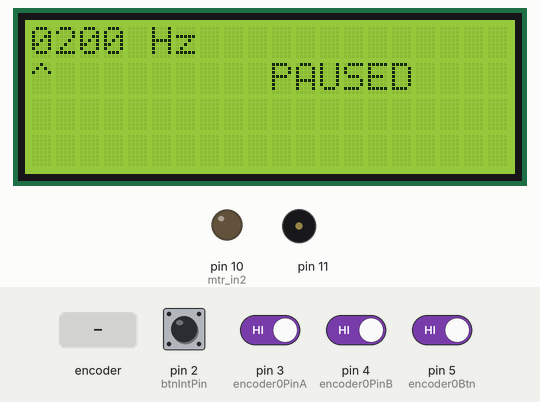
This sketch was run on a simulated Arduino Uno, built with avr-gcc and run on an emulated ATmega328P. On the bench: 20×4 character LCD, output pins drawn as LEDs (lit = HIGH), buzzer (waves = sounding). Inputs (shaded band) come from the test bench; at power-on: pin 2 (btnIntPin), pin 3 (encoder0PinA), pin 4 (encoder0PinB), pin 5 (encoder0Btn) HIGH. What the sketch prints to the serial monitor is not drawn.

Above: at 2.2 s.
2.3 s: pin 2 (btnIntPin) pulled LOW for 0.15 s
At 3.4 s:
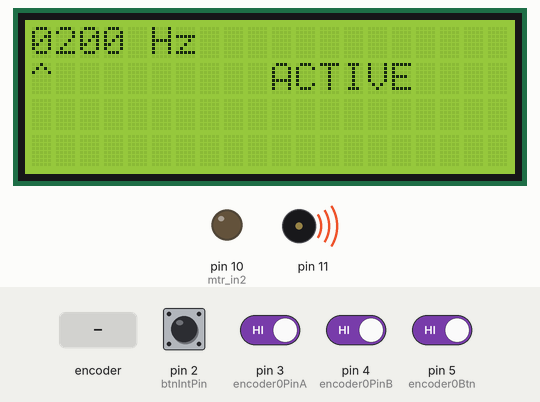
3.9 s: pin 5 (encoder0Btn) driven LOW
6.9 s: rotary encoder on pin 3 (encoder0PinA) / pin 4 (encoder0PinB) turned 1 step (first pin leading)
At 9.0 s:
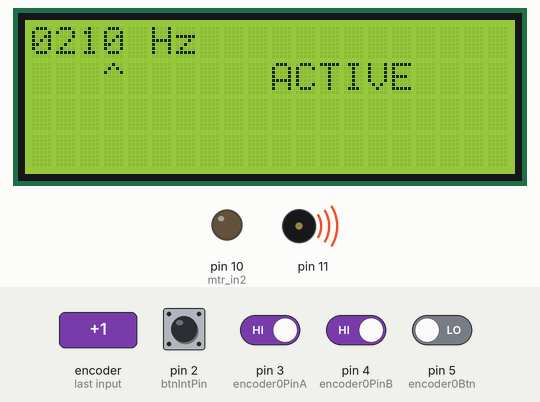
10.1 s: pin 2 (btnIntPin) pulled LOW for 1 s
At 12.3 s:
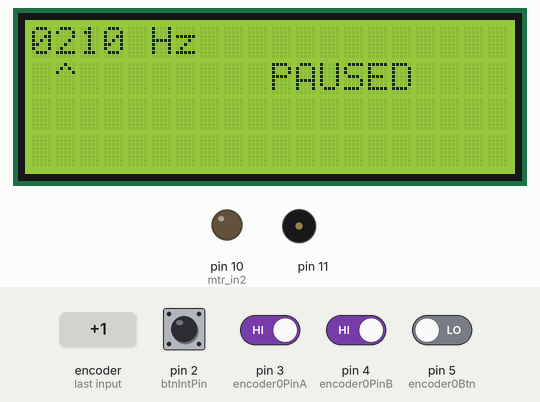
14.1 s: pin 5 (encoder0Btn) driven HIGH
15.6 s: pin 5 (encoder0Btn) driven LOW
Timing chart, 0 to 18.6 s (numbered marks = the images above; inputs shaded):
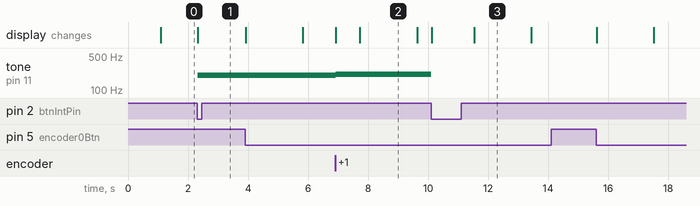

The sketch:

Valve_SW.ino
```cpp
#include <Tone.h>
#include <LiquidCrystal_I2C.h>
#include <Wire.h>

#define btnIntPin 2
#define encoder0PinA 3
#define encoder0PinB 4
#define encoder0Btn 5
#define mtr_in1 11
#define mtr_in2 10
#define PIN_UNUSED 13

#define SW_DEBOUNCE_VAL 100
#define BTN_DEBOUNCE_VAL 1000
#define ENC_DEBOUNCE_VAL 1000
#define ENC_DELTA_VAL 1

//Logic inputs for the DRV8871 unit
//By default the valve is off when there is no voltage. Keep both pins to 0 (low)
//To turn on, set in1 to high, in2 to low (current flows OUT1 to OUT2)

LiquidCrystal_I2C lcd(0x27,20,4);

int frequency = 200;              // in Hz
int freqDigits[] = {0,2,0,0};
int freqDelta = 0;              // in Hz- manual frequency offset
int freqDigit;
volatile static bool digitsChanged = false;

volatile static bool state = 0;   // 0: off 1: on
volatile static bool stateChanged = false;

static int toneFreq = 0;
Tone tone2;
Tone tone1;

volatile int encoder0Pos = 0;
volatile int valRotary;
int lastValRotary;

volatile static int btn_debounce = 0;
static int sw_debounce = 0;
volatile static int encoder_debounce = 0;

/*
 * ISR (Interrupt Service Routine) triggered by encoder pin encoderPinA
 */
void doEncoder()
{
  // only trigger if finished debouncing
  if(encoder_debounce == 0) {
    if (digitalRead(encoder0PinA) == digitalRead(encoder0PinB))
    {
    encoder0Pos++;
    }
    else
    {
    encoder0Pos--;
    }
    valRotary = encoder0Pos;            // use 1:1 rotation to unit increase (1 turn is 1 digit change)
    digitsChanged = true;
    encoder_debounce = ENC_DEBOUNCE_VAL;
  }
}

/*
 * ISR (Interrupt Service Routine) triggered by start/stop button
 */
void doButtons() {
  // pressed start: toggle
  if (btn_debounce == 0) {
    state = !state;
    stateChanged = true;
    btn_debounce = BTN_DEBOUNCE_VAL;
  }
}

/*
 * Update lcd screen based on global variables
 */
void printLCD() {
  lcd.clear();
  lcd.setCursor(0,0);
  for (int i = 0; i < 4; ++i) {
    lcd.print(freqDigits[i]);
  }
  lcd.print(" Hz");
  lcd.setCursor(freqDigit,1);
  lcd.print("^");
  lcd.setCursor(10,1);
  if (state) {
    lcd.print("ACTIVE");
  } else {
    lcd.print("PAUSED");
  }
}

/*
 * Change frequency based on rotary encoder inputs
 * returns if frequency has changed
 */
bool checkDigits() {
  int prevFreq = frequency;
  // print out rotary values
  Serial.print("val, last: ");
  Serial.print(valRotary);
  Serial.print(" ");
  Serial.println(lastValRotary);

  int pow10[] = { 1000, 100, 10, 1 };

  if(valRotary - lastValRotary >= ENC_DELTA_VAL) {
    // decrement with rollover
    frequency = frequency - pow10[freqDigit];
    if ( frequency <= 0 ) frequency = 1;
  }
  if(lastValRotary - valRotary >= ENC_DELTA_VAL) {
    // incremement
    frequency = frequency + pow10[freqDigit];
    if ( frequency > 1200 ) frequency = 1200;
  }

  int freqToArray = frequency;
  for (int i = 3; i >= 0; --i) {
    freqDigits[i] = freqToArray % 10;
    freqToArray /= 10;
  }

  lastValRotary = valRotary;
  return (prevFreq != frequency); // return true if frequency has changed
}

// the setup function runs once when you press reset or power the board
void setup() {
  // mtr_in2 remains low
  pinMode(mtr_in2, OUTPUT);

  // init serial output
  Serial.begin(9600);

  // init lcd screen
  lcd.init();
  lcd.backlight();
  lcd.setCursor(5,0);
  lcd.print("FIBOS");

  //set the initial valve start
  digitalWrite(mtr_in2, LOW);

  // init rotary encoder
  pinMode(encoder0PinA, INPUT_PULLUP);
  pinMode(encoder0PinB, INPUT_PULLUP);
  pinMode(encoder0Btn, INPUT_PULLUP);
  attachInterrupt(digitalPinToInterrupt(encoder0PinA), doEncoder, CHANGE);

  // init button
  pinMode(btnIntPin, INPUT);
  attachInterrupt(digitalPinToInterrupt(btnIntPin), doButtons, FALLING);

  // init tones. tone2 needs to be init although unused because the library
  // does not allow for selection of timer, and assigns them in order (timer2, timer1, timer0)
  // on UNO timer1 is 16 bit which allows for 1Hz output waves unlike the other 8 bit timers
  tone2.begin(PIN_UNUSED);
  tone1.begin(mtr_in1);

  freqDigit = 0;
  delay(1000);
  printLCD();
}

// the loop function runs over and over again forever
void loop() {
  // read rotary encoder switch
  int sw = digitalRead(encoder0Btn);
  if (!sw) {
    if (sw_debounce == 0) {
      // new instance of button press
      sw_debounce = SW_DEBOUNCE_VAL;
      freqDigit = (++freqDigit >= 4)? 0 : freqDigit;  // rollover to starting digit
    }
  }
  if (btn_debounce > 0) {
    btn_debounce --;
  }
  if (sw_debounce > 0){
    sw_debounce --;
  }
  if (encoder_debounce > 0) {
    encoder_debounce --;
  }

  // only print lcd if state or digits or digit select changed
  if (!sw || digitsChanged || stateChanged) {
    checkDigits();
    printLCD();
    digitsChanged = false;
    stateChanged = false;
  }

  // only change tone if freq changed from what is currently playing and play state
  if (toneFreq != frequency && state) {
    toneFreq = frequency;
    tone1.play(toneFreq);
  }
  if (!state) {
    tone1.stop();
    toneFreq = 0;
  }
}
```

Measured:
- after the input at 2.3 s, tone on pin 11: silent → 200 Hz at once; the display: changes at once (image 1)
- after the input at 6.9 s, tone on pin 11: 200 Hz → 210 Hz at once
- after the input at 10.1 s, tone on pin 11: 210 Hz → silent at once; the display: first changes at once (image 3 shows a later state)
